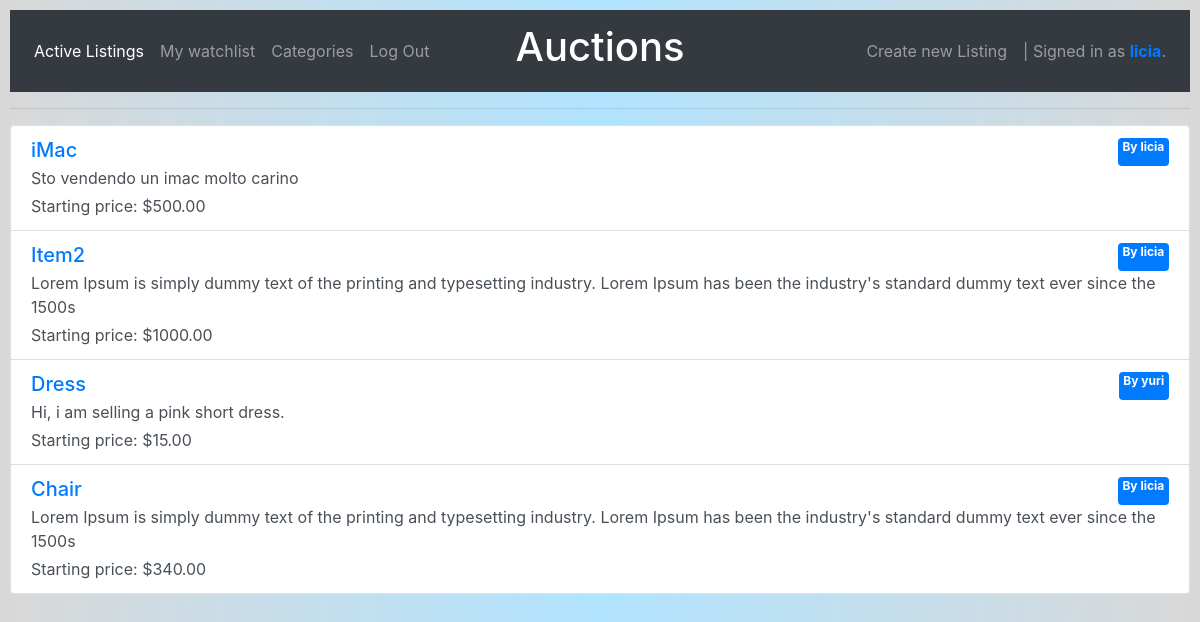
The app's page /watchpage (signed in) with its own data.
### auctions/models.py (models this page shows, shortened)
class User(AbstractUser):
    pass

class Watchlist(models.Model):
    id = models.AutoField(primary_key=True)
    user = models.ForeignKey(User, on_delete=models.DO_NOTHING, related_name='watchlister')
    listing = models.ForeignKey(Listing, on_delete=models.CASCADE, related_name='itemWatchlist')
    pass

class Listing(models.Model):
    id = models.AutoField(primary_key=True)
    title = models.CharField(max_length=24)
    description = models.CharField(max_length=64)
    startingprice = models.IntegerField()
    imagename = models.CharField(max_length=255)
    categoryname = models.CharField(max_length=255, blank=True, null=True)
    user = models.ForeignKey(User, on_delete=models.CASCADE, related_name='owner')
    winner = models.CharField(max_length=255, blank=True, null=True)
    pass

### auctions/views.py (the view)
# urls.py: path("watchpage", views.watch, name="watchpage"),
@login_required
def watch(request):
    if request.user.is_authenticated:
        if request.method == "GET":
            userWatchList = Watchlist.objects.all().filter(user=request.user)
            return render(request, "auctions/watchpage.html", {
                "watchlist": userWatchList
            })
        else:
            return HttpResponse("Operation not permitted.")
    else:
        return HttpResponseRedirect(reverse("login"))

### auctions/templates/auctions/watchpage.html
{% extends "auctions/layout.html" %}
{% block body %}
    {% load static %}
      <div class="list-group">
        {% for item in watchlist %}
        <a href="{% url 'listingpage' item.listing.id %}" class="list-group-item list-group-item-action flex-column align-items-start">
          <div class="d-flex w-100 justify-content-between">
            <h5 class="mb-1 text-primary">{{ item.listing.title }}</h5>
            <span class="badge badge-primary">By {{item.listing.user.username}}</span>
          </div>
          <p class="mb-1">{{item.listing.description}}</p>
          <span class="input-group-prepend">Starting price: ${{item.listing.startingprice}}<span class="input-group-append">.00</span></span>
        </a>
        {% endfor %}
      </div>
{% endblock %}

### auctions/templates/auctions/layout.html (shortened to what this page needs)
{% load static %}
<!DOCTYPE html>
<html lang="en">
    <head>
        <link rel="stylesheet" href="https://cdn.jsdelivr.net/npm/bootstrap@4.1.3/dist/css/bootstrap.min.css">
        <link href="{% static 'auctions/styles.css' %}" rel="stylesheet">
    </head>
    <body>
        <nav class="navbar navbar-expand-md navbar-dark bg-dark">
            <div class="navbar-collapse collapse w-100 order-1 order-md-0 dual-collapse2">
                <ul class="navbar-nav mr-auto">
                    <li class="nav-item active">
                        <a class="nav-link" href="{% url 'index' %}">Active Listings</a>
                    </li>
                {% if user.is_authenticated %}
                    <li class="nav-item">
                        <a class="nav-link" href="{% url 'watchpage' %}">My watchlist</a>
                    </li>
                    <li class="nav-item">
                        <a class="nav-link" href="{% url 'categories' %}">Categories</a>
                    </li>
                    <li class="nav-item">
                        <a class="nav-link" href="{% url 'logout' %}">Log Out</a>
                    </li>
                {% endif %}
                </ul>
            </div>
            <div class="mx-auto order-0">
                <a class="navbar-brand mx-auto" href="#"><h1>Auctions</h1></a>
            </div>
            <div class="navbar-collapse collapse w-100 order-3 dual-collapse2">
                <ul class="navbar-nav ml-auto">
                    <li class="nav-item">
                        <a class="nav-link" href="{% url 'newlisting' %}">Create new Listing</a>
                    </li>
                    <li>
                        {% if user.is_authenticated %}
                            <a class="nav-link">| Signed in as <strong class="text-primary">{{ user.username }}</strong>.</a>
                        {% else %}
                            <a class="nav-link">| Not signed in.</strong></a>
                        {% endif %}
                    </li>
                </ul>
            </div>
        </nav>
        <hr>
        {% block body %}
        {% endblock %}
    </body>
</html>

### auctions/static/auctions/styles.css (style rules this page uses)
body { padding: 10px; background: rgb(217,216,216); background: linear-gradient(90deg, rgba(217,216,216,1) 0%, rgba(97, 200, 255, 0.493) 50%, rgba(217,216,216,1) 100%); }

### records on screen
User: username "licia"
Watchlist: listing "iMac", listing.user.username "licia", listing.description "Sto vendendo un imac molto carino", listing.startingprice "500"
Watchlist: listing "Item2", listing.user.username "licia", listing.description "Lorem Ipsum is simply dummy text of the printing and typesetting industry. Lorem Ipsum has been the industry's standard dummy text ever since the 1500s", listing.startingprice "1000"
Watchlist: listing "Dress", listing.user.username "yuri", listing.description "Hi, i am selling a pink short dress.", listing.startingprice "15"
Watchlist: listing "Chair", listing.user.username "licia", listing.description "Lorem Ipsum is simply dummy text of the printing and typesetting industry. Lorem Ipsum has been the industry's standard dummy text ever since the 1500s", listing.startingprice "340"
